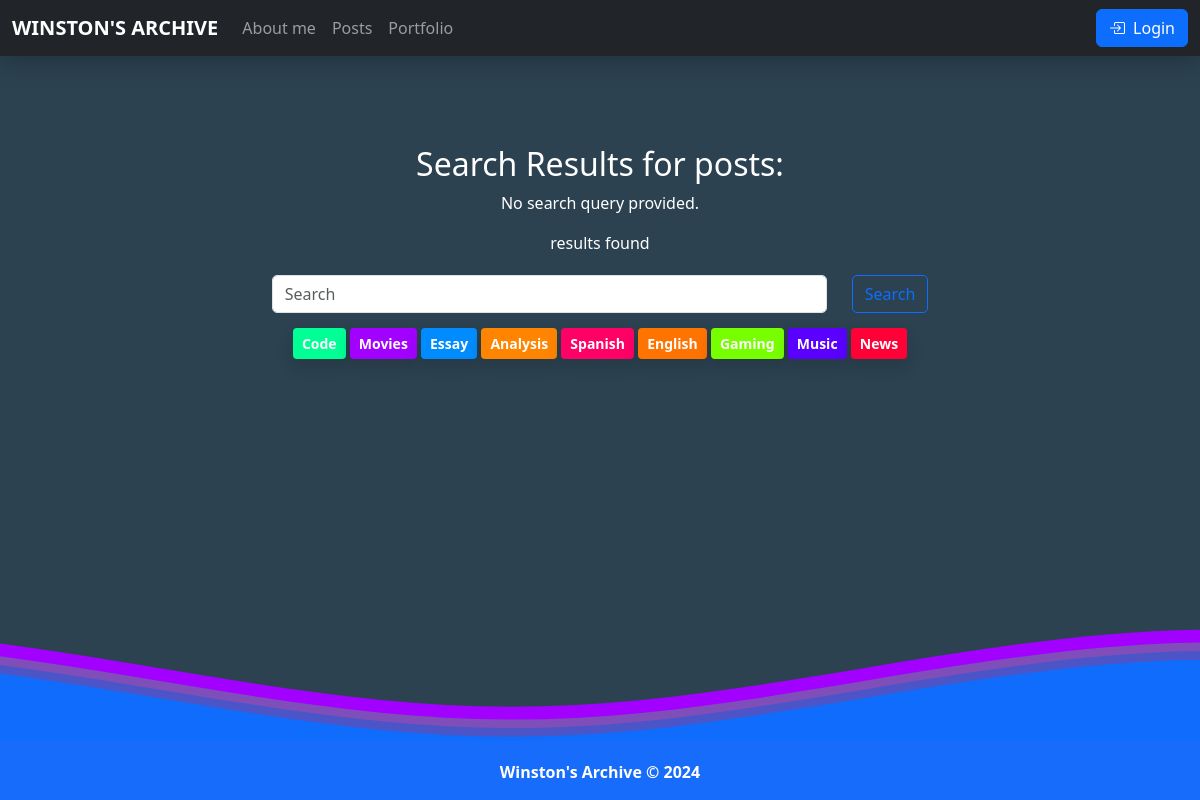
The app's page /blog/search/ with its own data.
### blog/models.py (models this page shows, shortened)
class Tag(models.Model):
    name = models.CharField(max_length=200)

### blog/views.py (the view)
# urls.py: path('search/', search_posts, name='search_posts'),
def search_posts(request):
    query = request.GET.get('q')
    tags = request.GET.get('tags', '').split()
    results = Post.objects.all().order_by('-date_posted')
    if tags:
        results = results.filter(tags__name__in=tags)
    if query:
        results = results.filter(title__icontains=query)
    if query or tags:
        context = {'results': results, 'query': query, 'selected_tags':tags, 'all_tags': Tag.objects.all()}
    else:
        context = {'all_tags': Tag.objects.all()}
    return render(request, 'blog/search.html', context)

### templates/blog/search.html (shortened to what this page needs)
{% extends 'base.html' %}
{% block content %}
{% load static %}
    <link rel="stylesheet" href="{% static 'css/tags.css' %}">
    <div class="post-container" style="margin-top: 0px">
        <div style="text-align: center; padding: 20px;">
            <h2>Search Results for posts:</h2>
            {% if query %}
                <p><strong>With search query:</strong> {{ query }}</p>
            {% else %}
                <p>No search query provided.</p>
            {% endif %}
            <p>{{ results.count }} results found</p>
            <form class="search-bar-form" style="margin-top: 20px;" action="{% url 'search_posts' %}" method="get" id="search-form">
                <input class="form-control mr-sm-2" style="width: 75%; border-radius: 5px;" type="search" name="q" placeholder="Search" aria-label="Search" id="search-input">
                <button class="btn btn-outline-primary my-2 my-sm-0" type="submit" style="border-radius: 5px;">Search</button>
            </form>
            <div class="tags-container" style="margin-top: 15px">
                {% for tag in all_tags %}
                    <button class="btn shadow btn-sm btn-tag btn-tag-{{ tag.name|lower }}"><strong>{{ tag.name }}</strong></button>
                {% endfor %}
            </div>
        </div>
    </div>
{% endblock %}

### static/css/styles.css (style rules this page uses)
body { background-color: #2C4251; color: #ffffff; }
.post-container { width: 100%; max-width: 65%; display: flex; flex-direction: column; row-gap: 30px; word-break: break-word; }
.search-bar-form { display: flex; justify-content: center; align-items: center; }
.search-bar-form button { margin-left: 25px; }

### static/css/tags.css (style rules this page uses)
.btn-tag-news { background-color: #ff0037; color: #ffffff; }
.btn-tag-music { background-color: #5900ff; color: #ffffff; }
.btn-tag-gaming { background-color: #77ff00; color: #ffffff; }
.btn-tag-english { background-color: #ff7301; color: #ffffff; }
.btn-tag-spanish { background-color: #ff0066; color: #ffffff; }
.btn-tag-analysis { background-color: #ff8400; color: #ffffff; }
.btn-tag-essay { background-color: #008cff; color: #ffffff; }
.btn-tag-movies { background-color: #a200ff; color: #ffffff; }
.btn-tag-code { background-color: #00ff95; color: #ffffff; }

### records on screen
Tag: name "Code"
Tag: name "Movies"
Tag: name "Essay"
Tag: name "Analysis"
Tag: name "Spanish"
Tag: name "English"
Tag: name "Gaming"
Tag: name "Music"
Tag: name "News"
